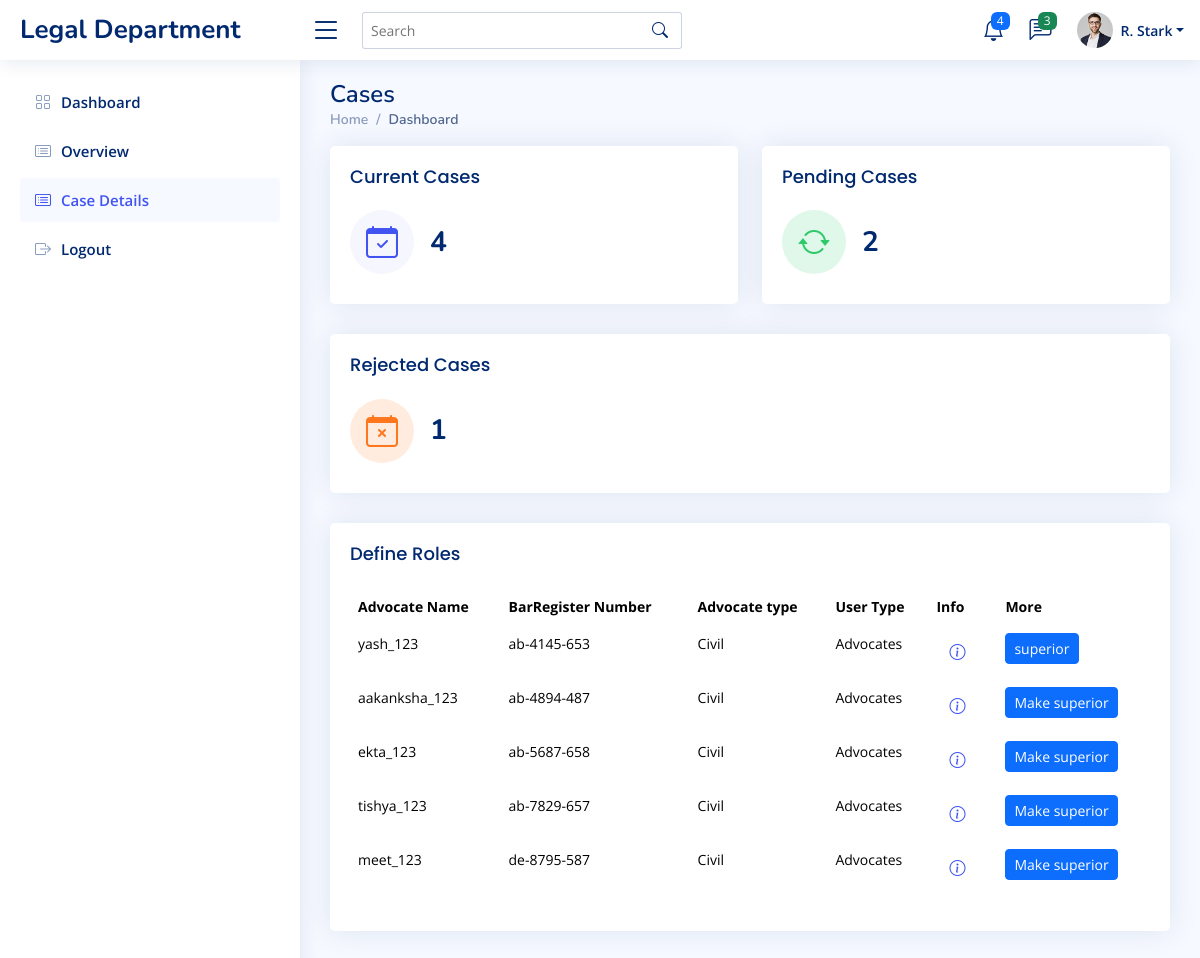
/superadmincaseDetails.php, run on an earlier commit of the app's database.
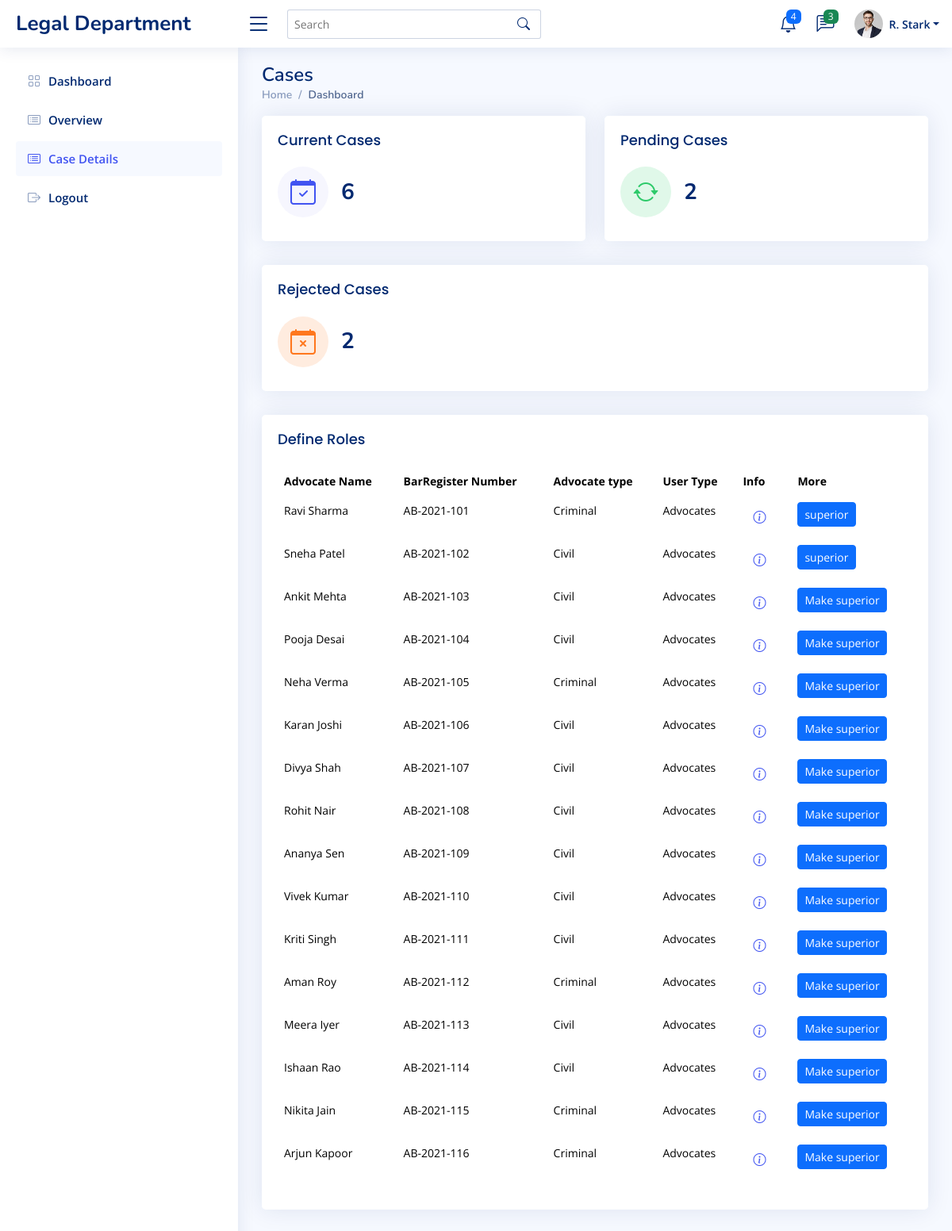
And on a later commit of the database.
### tables this page shows
CREATE TABLE `register` (
  `ID` int(10) NOT NULL,
  `Full_name` varchar(50) NOT NULL,
  `Short_name` varchar(50) NOT NULL,
  `bar_number` varchar(11) NOT NULL,
  `bar_img` text NOT NULL,
  `case_type` varchar(100) NOT NULL,
  `email` varchar(100) NOT NULL,
  `phone_number` varchar(100) NOT NULL,
  `fax` varchar(100) NOT NULL,
  `designation` varchar(100) NOT NULL,
  `pan_number` varchar(100) NOT NULL,
  `pan_img` text NOT NULL,
  `account_number` varchar(100) NOT NULL,
  `ifsc_code` varchar(100) NOT NULL,
  `bank_name` varchar(100) NOT NULL,
  `pass_img` text NOT NULL,
  `joining_date` date NOT NULL,
  `account_type` varchar(100) NOT NULL,
  `status` varchar(10) NOT NULL,
  `u_type` varchar(10) NOT NULL,
  `password` varchar(100) NOT NULL
);

### superadmincaseDetails.php (the view, shortened to what this page needs)
<?php
include("connect.php");
?>
<!DOCTYPE html>
<html lang="en">
<head>
  <link href="assets/vendor/bootstrap/css/bootstrap.min.css" rel="stylesheet">
  <link href="assets/vendor/bootstrap-icons/bootstrap-icons.css" rel="stylesheet">
  <link href="assets/vendor/boxicons/css/boxicons.min.css" rel="stylesheet">
  <link href="assets/vendor/quill/quill.snow.css" rel="stylesheet">
  <link href="assets/vendor/quill/quill.bubble.css" rel="stylesheet">
  <link href="assets/vendor/remixicon/remixicon.css" rel="stylesheet">
  <link href="assets/vendor/simple-datatables/style.css" rel="stylesheet">
  <link href="assets/css/style.css" rel="stylesheet">
</head>
<body>
  <header id="header" class="header fixed-top d-flex align-items-center">
    <div class="d-flex align-items-center justify-content-between">
      <a href="admindashboard.html" class="logo d-flex align-items-center">
        <span class="d-none d-lg-block">Legal Department</span>
      </a>
      <i class="bi bi-list toggle-sidebar-btn"></i>
    </div>
    <div class="search-bar">
      <form class="search-form d-flex align-items-center" method="POST" action="#">
        <input type="text" name="query" placeholder="Search" title="Enter search keyword">
        <button type="submit" title="Search"><i class="bi bi-search"></i></button>
      </form>
    </div>
    <nav class="header-nav ms-auto">
      <ul class="d-flex align-items-center">
        <li class="nav-item dropdown">
          <a class="nav-link nav-icon" href="#" data-bs-toggle="dropdown">
            <i class="bi bi-bell"></i>
            <span class="badge bg-primary badge-number">4</span>
          </a>
        </li>
        <li class="nav-item dropdown">
          <a class="nav-link nav-icon" href="#" data-bs-toggle="dropdown">
            <i class="bi bi-chat-left-text"></i>
            <span class="badge bg-success badge-number">3</span>
          </a>
        </li>
        <li class="nav-item dropdown pe-3">
          <a class="nav-link nav-profile d-flex align-items-center pe-0" href="#" data-bs-toggle="dropdown">
            <img src="assets/img/profile-img.jpg" alt="Profile" class="rounded-circle">
            <span class="d-none d-md-block dropdown-toggle ps-2">R. Stark</span>
          </a>
        </li>
      </ul>
    </nav>
  </header>
  <aside id="sidebar" class="sidebar">
    <ul class="sidebar-nav" id="sidebar-nav">
      <li class="nav-item">
        <a class="nav-link collapsed" href="superadminview.php">
          <i class="bi bi-grid"></i>
          <span>Dashboard</span>
        </a>
      </li>
      <li class="nav-item">
        <a class="nav-link collapsed" href="superadmin.php">
          <i class="bi bi-card-list"></i>
          <span>Overview</span>
        </a>
      </li>
      <li class="nav-item">
        <a class="nav-link " href="superadmincaseDetails.php">
          <i class="bi bi-card-list"></i>
          <span>Case Details</span>
        </a>
      </li>
      <li class="nav-item">
        <a class="nav-link collapsed" href="logout.php">
          <i class="bi bi-box-arrow-right"></i>
          <span>Logout</span>
        </a>
      </li>
    </ul>
  </aside>
  <main id="main" class="main">
    <div class="pagetitle">
      <h1>Cases</h1>
      <nav>
        <ol class="breadcrumb">
          <li class="breadcrumb-item"><a href="superadmin.php">Home</a></li>
          <li class="breadcrumb-item active">Dashboard</li>
        </ol>
      </nav>
    </div>
    <section class="section dashboard">
      <div class="row">
        <div class="col-lg-12">
          <div class="row">
            <div class="col-xxl-4 col-md-6">
              <div class="card info-card sales-card">
                <div class="card-body">
                  <h5 class="card-title">Current Cases</h5>
                  <div class="d-flex align-items-center">
                    <div class="card-icon rounded-circle d-flex align-items-center justify-content-center">
                      <i class="bi bi-calendar-check"></i>
                    </div>
                    <div class="ps-3">
                    <h6><?php
                      $client=mysqli_query($conn, "select count(cilent_name) as total from detail");
                      $values=mysqli_fetch_assoc($client);
                      $num_rows=$values["total"];
                      echo "".$num_rows."";
                      ?></h6>
                    </div>
                  </div>
                </div>
              </div>
            </div>
            <div class="col-xxl-4 col-md-6">
              <div class="card info-card revenue-card">
                <div class="card-body">
                  <h5 class="card-title">Pending Cases </h5>
                  <div class="d-flex align-items-center">
                    <div class="card-icon rounded-circle d-flex align-items-center justify-content-center">
                      <i class="bi bi-arrow-repeat"></i>
                    </div>
                    <div class="ps-3">
                    <h6>
                      <?php
                      $pending=mysqli_query($conn, "select count(status) as pending from detail where status='pending'");
                      $values=mysqli_fetch_assoc($pending);
                      $num_rows=$values["pending"];
                      echo "".$num_rows."";
                      ?>
                      </h6>
                    </div>
                  </div>
                </div>
              </div>
            </div>
            <div class="col-xxl-4 col-xl-12">
              <div class="card info-card customers-card">
                <div class="card-body">
                  <h5 class="card-title">Rejected Cases</h5>
                  <div class="d-flex align-items-center">
                    <div class="card-icon rounded-circle d-flex align-items-center justify-content-center">
                      <i class="bi bi-calendar-x"></i>
                    </div>
                    <div class="ps-3">
                    <h6>
                      <?php
                      $rejected=mysqli_query($conn, "select count(status) as rejected from detail where status='Rejected'");
                      $values=mysqli_fetch_assoc($rejected);
                      $num_rows=$values["rejected"];
                      echo "".$num_rows."";
                      ?>
                      </h6>
                    </div>
                  </div>
                </div>
              </div>
            </div>
            <div class="col-12">
              <div class="card recent-sales overflow-auto">
                <div class="card-body">
                  <h5 class="card-title">Define Roles </h5>
                  <table class="table table-borderless datatable">
                    <thead>
                      <tr>
                        <th scope="col">Advocate Name</th>
                        <th scope="col">BarRegister Number</th>
                        <th scope="col">Advocate type</th>
						            <th scope="col">User Type</th>
                        <th scope="col">Info</th>
						            <th scope="col">More</th>
                      </tr>
                    </thead>
                    <tbody>
                      <?php
                    $res = mysqli_query($conn, "select * from register  ");
                    while($row = mysqli_fetch_array($res)){
                ?>
                     <tr>
                        <td><?php echo $row["Full_name"]; ?></td>
                        <td><?php echo $row["bar_number"]; ?></td>
                        <td><?php echo $row["case_type"]; ?></td>
						            <td>Advocates</td>
                        <form action="" method="post">
                        <td><button type="button" class="btn btn-link"><a href="abc.php?id=<?php echo $row['ID']; ?>"><i class="bi bi-info-circle"></i></a></td>
						            <td><button type="button" class="btn btn-primary btn-sm" name="superior">
                           <a href="makeadmin.php?id=<?php echo $row['ID']; ?>" style="color:white;">
                            <?php if($row["u_type"] == 'user') {
                               ?>
                               <a href="makeadmin.php?id=<?php echo $row['ID']; ?>" style="color:white;">Make superior
                               <?php
                            }
                            else{
                              ?>
                              <a style="color:white;"> superior
                              <?php
                            }
                              ?></td>
                    </tr>
                      <?php
                    }
                      ?>
                    </tbody>
                  </table>
                </div>
              </div>
            </div>
          </div>
        </div>
      </div>
    </section>
  </main>
</body>
</html>

### assets/css/style.css (style rules this page uses)
:root { scroll-behavior: smooth; }
body { font-family: "Open Sans", sans-serif; background: #f6f9ff; color: #444444; }
a { color: #4154f1; text-decoration: none; }
h1, h2, h3, h4, h5, h6 { font-family: "Nunito", sans-serif; }
#main { margin-top: 60px; padding: 20px 30px; transition: all 0.3s; }
.pagetitle { margin-bottom: 10px; }
.pagetitle h1 { font-size: 24px; margin-bottom: 0; font-weight: 600; color: #012970; }
.card { margin-bottom: 30px; border: none; border-radius: 5px; box-shadow: 0px 0 30px rgba(1, 41, 112, 0.1); }
.card-title { padding: 20px 0 15px 0; font-size: 18px; font-weight: 500; color: #012970; font-family: "Poppins", sans-serif; }
.card-body { padding: 0 20px 20px 20px; }
.breadcrumb { font-size: 14px; font-family: "Nunito", sans-serif; color: #899bbd; font-weight: 600; }
.breadcrumb a { color: #899bbd; transition: 0.3s; }
.breadcrumb .breadcrumb-item::before { color: #899bbd; }
.breadcrumb .active { color: #51678f; font-weight: 600; }
.logo { line-height: 1; }
@media (min-width: 1200px) { .logo { width: 280px; } }
.logo span { font-size: 26px; font-weight: 700; color: #012970; font-family: "Nunito", sans-serif; }
.header { transition: all 0.5s; z-index: 997; height: 60px; box-shadow: 0px 2px 20px rgba(1, 41, 112, 0.1); background-color: #fff; padding-left: 20px; }
.header .toggle-sidebar-btn { font-size: 32px; padding-left: 10px; cursor: pointer; color: #012970; }
.header .search-bar { min-width: 360px; padding: 0 20px; }
.header .search-form { width: 100%; }
.header .search-form input { border: 0; font-size: 14px; color: #012970; border: 1px solid rgba(1, 41, 112, 0.2); padding: 7px 38px 7px 8px; border-radius: 3px; transition: 0.3s; width: 100%; }
.header .search-form button { border: 0; padding: 0; margin-left: -30px; background: none; }
.header .search-form button i { color: #012970; }
.header-nav ul { list-style: none; }
.header-nav>ul { margin: 0; padding: 0; }
.header-nav .nav-icon { font-size: 22px; color: #012970; margin-right: 25px; position: relative; }
.header-nav .nav-profile { color: #012970; }
.header-nav .nav-profile img { max-height: 36px; }
.header-nav .nav-profile span { font-size: 14px; font-weight: 600; }
.header-nav .badge-number { position: absolute; inset: -2px -5px auto auto; font-weight: normal; font-size: 12px; padding: 3px 6px; }
.sidebar { position: fixed; top: 60px; left: 0; bottom: 0; width: 300px; z-index: 996; transition: all 0.3s; padding: 20px; overflow-y: auto; scrollbar-width: thin; scrollbar-color: #aab7cf transparent; box-shadow: 0px 0px 20px rgba(1, 41, 112, 0.1); background-color: #fff; }
@media (min-width: 1200px) { #main, #footer { margin-left: 300px; } }
.sidebar-nav { padding: 0; margin: 0; list-style: none; }
.sidebar-nav li { padding: 0; margin: 0; list-style: none; }
.sidebar-nav .nav-item { margin-bottom: 5px; }
.sidebar-nav .nav-link { display: flex; align-items: center; font-size: 15px; font-weight: 600; color: #4154f1; transition: 0.3; background: #f6f9ff; padding: 10px 15px; border-radius: 4px; }
.sidebar-nav .nav-link i { font-size: 16px; margin-right: 10px; color: #4154f1; }
.sidebar-nav .nav-link.collapsed { color: #012970; background: #fff; }
.sidebar-nav .nav-link.collapsed i { color: #899bbd; }
.dashboard .info-card { padding-bottom: 10px; }
.dashboard .info-card h6 { font-size: 28px; color: #012970; font-weight: 700; margin: 0; padding: 0; }
.dashboard .card-icon { font-size: 32px; line-height: 0; width: 64px; height: 64px; flex-shrink: 0; flex-grow: 0; }
.dashboard .sales-card .card-icon { color: #4154f1; background: #f6f6fe; }
.dashboard .revenue-card .card-icon { color: #2eca6a; background: #e0f8e9; }
.dashboard .customers-card .card-icon { color: #ff771d; background: #ffecdf; }
.dashboard .recent-sales { font-size: 14px; }
.dashboard .recent-sales .table thead { background: #f6f6fe; }
.dashboard .recent-sales .table thead th { border: 0; }

What changed in the data, as far as the page shows it:
removed register: Full_name "yash_123", bar_number "ab-4145-653", case_type "Civil", u_type "superior"
removed register: Full_name "aakanksha_123", bar_number "ab-4894-487", case_type "Civil"
removed register: Full_name "ekta_123", bar_number "ab-5687-658", case_type "Civil"
removed register: Full_name "tishya_123", bar_number "ab-7829-657", case_type "Civil"
removed register: Full_name "meet_123", bar_number "de-8795-587", case_type "Civil"
added register: Full_name "Ravi Sharma", bar_number "AB-2021-101", case_type "Criminal", u_type "superior"
added register: Full_name "Sneha Patel", bar_number "AB-2021-102", case_type "Civil", u_type "superior"
added register: Full_name "Ankit Mehta", bar_number "AB-2021-103", case_type "Civil"
added register: Full_name "Pooja Desai", bar_number "AB-2021-104", case_type "Civil"
added register: Full_name "Neha Verma", bar_number "AB-2021-105", case_type "Criminal"
added register: Full_name "Karan Joshi", bar_number "AB-2021-106", case_type "Civil"
added register: Full_name "Divya Shah", bar_number "AB-2021-107", case_type "Civil"
added register: Full_name "Rohit Nair", bar_number "AB-2021-108", case_type "Civil"
added register: Full_name "Ananya Sen", bar_number "AB-2021-109", case_type "Civil"
added register: Full_name "Vivek Kumar", bar_number "AB-2021-110", case_type "Civil"
added register: Full_name "Kriti Singh", bar_number "AB-2021-111", case_type "Civil"
added register: Full_name "Aman Roy", bar_number "AB-2021-112", case_type "Criminal"
added register: Full_name "Meera Iyer", bar_number "AB-2021-113", case_type "Civil"
added register: Full_name "Ishaan Rao", bar_number "AB-2021-114", case_type "Civil"
added register: Full_name "Nikita Jain", bar_number "AB-2021-115", case_type "Criminal"
added register: Full_name "Arjun Kapoor", bar_number "AB-2021-116", case_type "Criminal"
Also different on the page:
$num_rows: "4" → "6"
$num_rows: "1" → "2"
